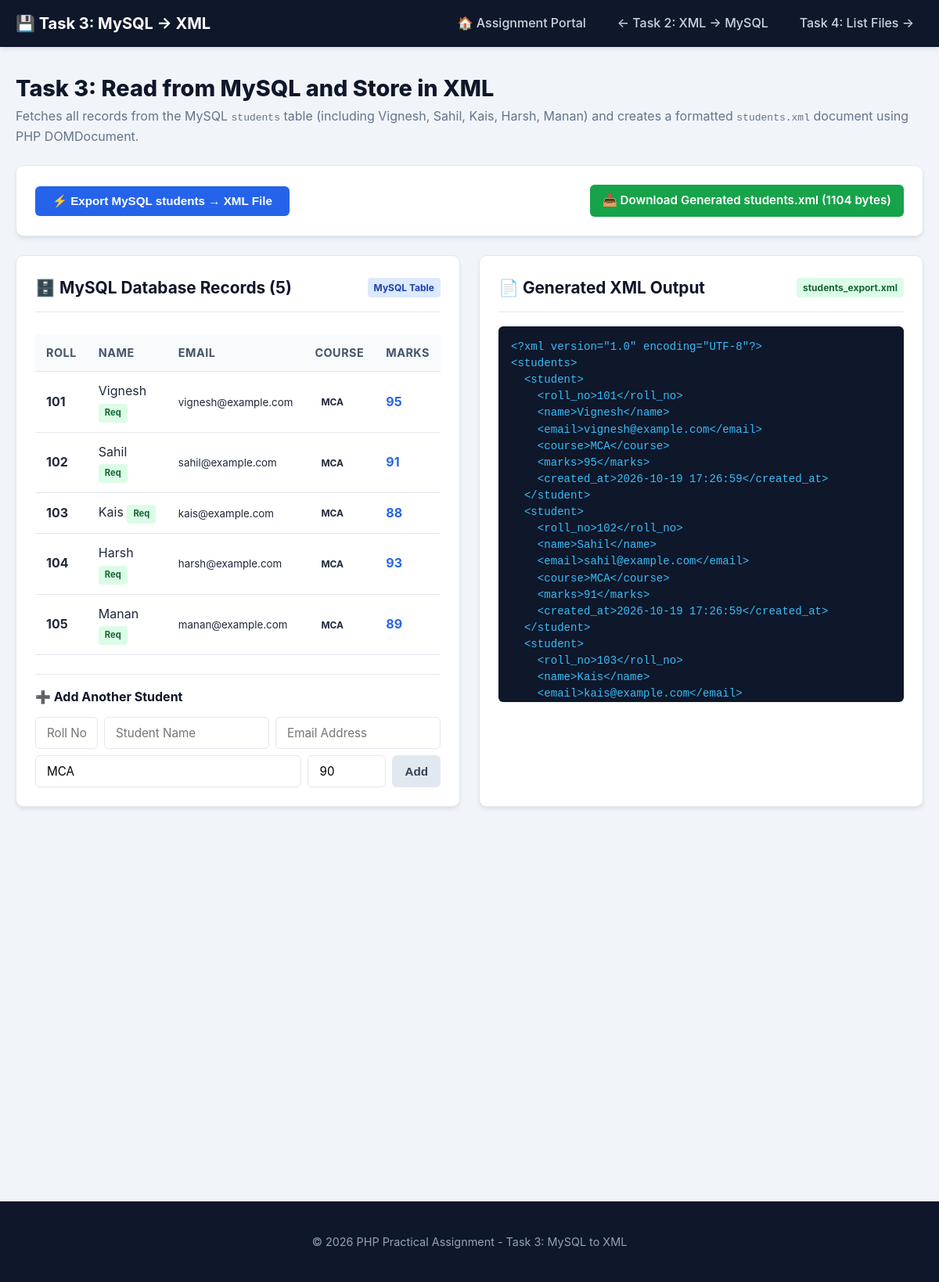
/task3_db_to_xml/index.php, run on the app's committed database.
### tables this page shows
CREATE TABLE `students` (
    `id` INT AUTO_INCREMENT PRIMARY KEY,
    `roll_no` VARCHAR(50) NOT NULL UNIQUE,
    `name` VARCHAR(100) NOT NULL,
    `email` VARCHAR(100) NOT NULL,
    `course` VARCHAR(100) NOT NULL,
    `marks` INT NOT NULL,
    `created_at` TIMESTAMP DEFAULT CURRENT_TIMESTAMP
);

### task3_db_to_xml/index.php (the view, shortened to what this page needs)
<?php
$pdo = getDBConnection();
$exportFile = __DIR__ . '/students_export.xml';
$dbStudents = $pdo->query("SELECT * FROM `students` ORDER BY `roll_no` ASC")->fetchAll();
$exportedXmlContent = file_exists($exportFile) ? file_get_contents($exportFile) : '';
?>
<!DOCTYPE html>
<html lang="en">
<head>
    <link rel="stylesheet" href="../assets/css/style.css">
</head>
<body>
<nav class="navbar">
    <div class="container">
        <a class="navbar-brand" href="../index.php">💾 Task 3: MySQL &rarr; XML</a>
        <ul class="navbar-nav">
            <li><a class="nav-link" href="../index.php">🏠 Assignment Portal</a></li>
            <li><a class="nav-link" href="../task2_xml_to_db/index.php">&larr; Task 2: XML &rarr; MySQL</a></li>
            <li><a class="nav-link" href="../task4_list_files/index.php">Task 4: List Files &rarr;</a></li>
        </ul>
    </div>
</nav>
<div class="container" style="padding-top: 30px;">
    <div style="margin-bottom: 24px;">
        <h1 style="font-size: 1.8rem; font-weight: 800; color: var(--dark);">Task 3: Read from MySQL and Store in XML</h1>
        <p style="color: var(--text-muted);">
            Fetches all records from the MySQL <code>students</code> table (including Vignesh, Sahil, Kais, Harsh, Manan) and creates a formatted <code>students.xml</code> document using PHP DOMDocument.
        </p>
    </div>
    <div class="card" style="margin-bottom: 24px;">
        <div style="display: flex; gap: 14px; align-items: center; justify-content: space-between; flex-wrap: wrap;">
            <form method="POST" action="index.php" style="display: flex; gap: 12px; align-items: center;">
                <button type="submit" name="export_xml" value="1" class="btn btn-primary" style="padding: 10px 22px;">
                    ⚡ Export MySQL students &rarr; XML File
                </button>
            </form>
            <?php if (file_exists($exportFile)): ?>
                <a href="index.php?download=1" class="btn btn-success">
                    📥 Download Generated students.xml (<?= filesize($exportFile) ?> bytes)
                </a>
            <?php endif; ?>
        </div>
    </div>
    <div style="display: grid; grid-template-columns: 1fr 1fr; gap: 24px;">
        <div class="card">
            <div class="card-header">
                <h3 class="card-title">🗄️ MySQL Database Records (<?= count($dbStudents) ?>)</h3>
                <span class="badge badge-primary">MySQL Table</span>
            </div>
            <div class="table-responsive">
                <table class="table">
                    <thead>
                        <tr>
                            <th>Roll</th>
                            <th>Name</th>
                            <th>Email</th>
                            <th>Course</th>
                            <th>Marks</th>
                        </tr>
                    </thead>
                    <tbody>
                        <?php if (empty($dbStudents)): ?>
                            <tr><td colspan="5" style="text-align:center; padding: 20px;">No students found in MySQL.</td></tr>
                        <?php else: ?>
                            <?php foreach ($dbStudents as $s): ?>
                                <tr>
                                    <td><strong><?= htmlspecialchars($s['roll_no']) ?></strong></td>
                                    <td>
                                        <?= htmlspecialchars($s['name']) ?>
                                        <?php if (in_array(strtolower($s['name']), ['vignesh', 'sahil', 'kais', 'harsh', 'manan'])): ?>
                                            <span class="badge badge-success" style="font-size:0.7rem;">Req</span>
                                        <?php endif; ?>
                                    </td>
                                    <td><small><?= htmlspecialchars($s['email']) ?></small></td>
                                    <td><span class="badge badge-secondary"><?= htmlspecialchars($s['course']) ?></span></td>
                                    <td><strong style="color: var(--primary);"><?= $s['marks'] ?></strong></td>
                                </tr>
                            <?php endforeach; ?>
                        <?php endif; ?>
                    </tbody>
                </table>
            </div>
            <div style="margin-top: 24px; padding-top: 16px; border-top: 1px solid var(--border);">
                <h4 style="margin-bottom: 12px; font-size: 1rem; color: var(--dark);">➕ Add Another Student</h4>
                <form method="POST" action="index.php">
                    <div style="display: grid; grid-template-columns: 80px 1fr 1fr; gap: 8px; margin-bottom: 8px;">
                        <input type="text" name="roll_no" class="form-control" placeholder="Roll No" required>
                        <input type="text" name="name" class="form-control" placeholder="Student Name" required>
                        <input type="email" name="email" class="form-control" placeholder="Email Address" required>
                    </div>
                    <div style="display: grid; grid-template-columns: 1fr 100px auto; gap: 8px;">
                        <input type="text" name="course" class="form-control" placeholder="Course (e.g. MCA)" value="MCA">
                        <input type="number" name="marks" class="form-control" placeholder="Marks" value="90">
                        <button type="submit" name="add_student" value="1" class="btn btn-secondary">Add</button>
                    </div>
                </form>
            </div>
        </div>
        <div class="card">
            <div class="card-header">
                <h3 class="card-title">📄 Generated XML Output</h3>
                <span class="badge badge-success">students_export.xml</span>
            </div>
            <?php if (empty($exportedXmlContent)): ?>
                <div style="text-align: center; padding: 40px; color: var(--text-muted);">
                    Click <strong>"Export MySQL students &rarr; XML File"</strong> above to generate the XML document.
                </div>
            <?php else: ?>
                <pre style="background: #0f172a; color: #38bdf8; padding: 16px; border-radius: 6px; overflow-x: auto; font-size: 0.88rem; line-height: 1.5; max-height: 480px;"><?= htmlspecialchars($exportedXmlContent) ?></pre>
            <?php endif; ?>
        </div>
    </div>
</div>
<footer>
    <div class="container">
        <p>&copy; <?= date('Y') ?> PHP Practical Assignment - Task 3: MySQL to XML</p>
    </div>
</footer>
</body>
</html>

### assets/css/style.css (style rules this page uses)
:root { --primary: #2563eb; --primary-hover: #1d4ed8; --secondary: #64748b; --success: #16a34a; --danger: #dc2626; --warning: #d97706; --dark: #0f172a; --light: #f8fafc; --card-bg: #ffffff; --border: #e2e8f0; --text: #1e293b; --text-muted: #64748b; --shadow: 0 4px 6px -1px rgba(0, 0, 0, 0.08), 0 2px 4px -2px rgba(0, 0, 0, 0.05); --shadow-lg: 0 10px 15px -3px rgba(0, 0, 0, 0.1), 0 4px 6px -4px rgba(0, 0, 0, 0.08); --radius: 10px; }
* { box-sizing: border-box; margin: 0; padding: 0; }
body { font-family: -apple-system, BlinkMacSystemFont, "Segoe UI", Roboto, "Helvetica Neue", Arial, sans-serif; background-color: #f1f5f9; color: var(--text); line-height: 1.6; min-height: 100vh; display: flex; flex-direction: column; }
a { color: var(--primary); text-decoration: none; transition: color 0.2s; }
.container { width: 100%; max-width: 1200px; margin: 0 auto; padding: 20px; }
.navbar { background: var(--dark); color: #fff; padding: 14px 0; box-shadow: var(--shadow); }
.navbar .container { display: flex; justify-content: space-between; align-items: center; padding: 0 20px; }
.navbar-brand { font-size: 1.25rem; font-weight: 700; color: #fff; display: flex; align-items: center; gap: 8px; }
.navbar-nav { display: flex; list-style: none; gap: 16px; align-items: center; }
.nav-link { color: #cbd5e1; font-weight: 500; padding: 6px 12px; border-radius: 6px; transition: all 0.2s; }
.card { background: var(--card-bg); border-radius: var(--radius); padding: 24px; box-shadow: var(--shadow); border: 1px solid var(--border); margin-bottom: 24px; }
.card-header { display: flex; justify-content: space-between; align-items: center; border-bottom: 1px solid var(--border); padding-bottom: 14px; margin-bottom: 18px; }
.card-title { font-size: 1.3rem; font-weight: 700; color: var(--dark); }
.btn { display: inline-flex; align-items: center; justify-content: center; gap: 6px; padding: 8px 16px; border-radius: 6px; font-size: 0.95rem; font-weight: 600; cursor: pointer; border: none; transition: all 0.2s; text-decoration: none; }
.btn-primary { background: var(--primary); color: #fff; }
.btn-success { background: var(--success); color: #fff; }
.btn-secondary { background: #e2e8f0; color: #334155; }
.form-control { width: 100%; padding: 10px 14px; border: 1px solid var(--border); border-radius: 6px; font-size: 0.95rem; font-family: inherit; transition: border-color 0.2s, box-shadow 0.2s; }
.table-responsive { overflow-x: auto; }
.table { width: 100%; border-collapse: collapse; margin-top: 10px; }
.table th, .table td { padding: 12px 14px; text-align: left; border-bottom: 1px solid var(--border); }
.table th { background: #f8fafc; font-weight: 700; color: #475569; font-size: 0.9rem; text-transform: uppercase; letter-spacing: 0.5px; }
.badge { display: inline-block; padding: 3px 8px; font-size: 0.75rem; font-weight: 700; border-radius: 4px; }
.badge-primary { background: #dbeafe; color: #1e40af; }
.badge-success { background: #dcfce7; color: #166534; }
footer { margin-top: auto; background: #0f172a; color: #94a3b8; text-align: center; padding: 20px 0; font-size: 0.9rem; }

### data on the page
students: roll_no "101", name "Vignesh", shows "Req", email "vignesh@example.com", course "MCA", marks "95"
students: roll_no "102", name "Sahil", shows "Req", email "sahil@example.com", course "MCA", marks "91"
students: roll_no "103", name "Kais", shows "Req", email "kais@example.com", course "MCA", marks "88"
students: roll_no "104", name "Harsh", shows "Req", email "harsh@example.com", course "MCA", marks "93"
students: roll_no "105", name "Manan", shows "Req", email "manan@example.com", course "MCA", marks "89"

### other printed values
filesize($exportFile) "1104"
count($dbStudents) "5"
